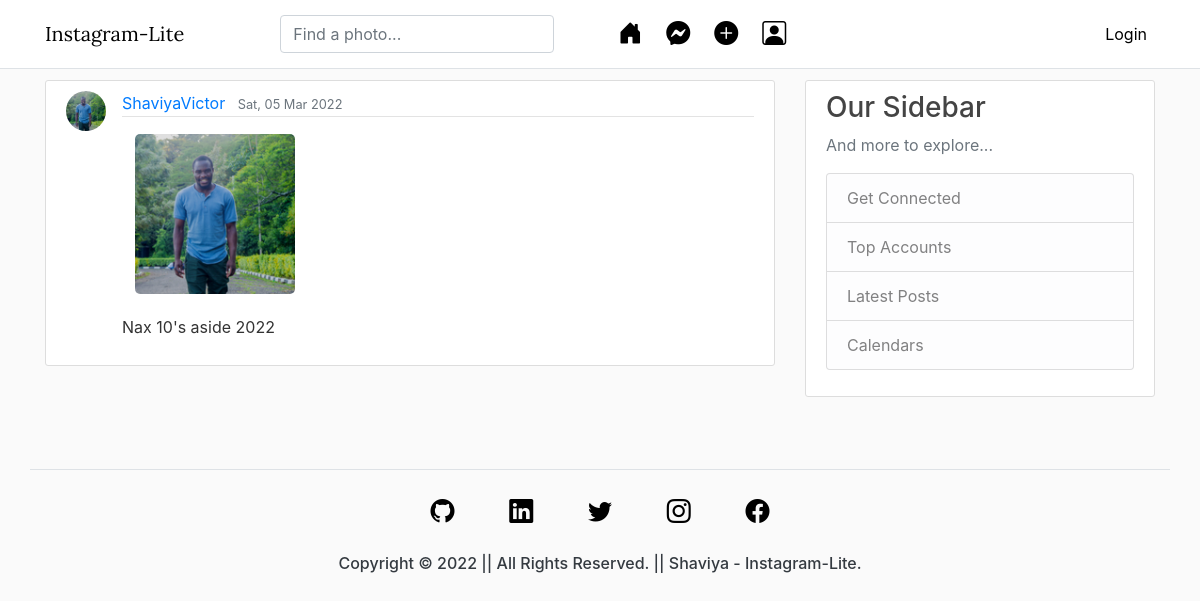
/, run on an earlier commit of the app's database.
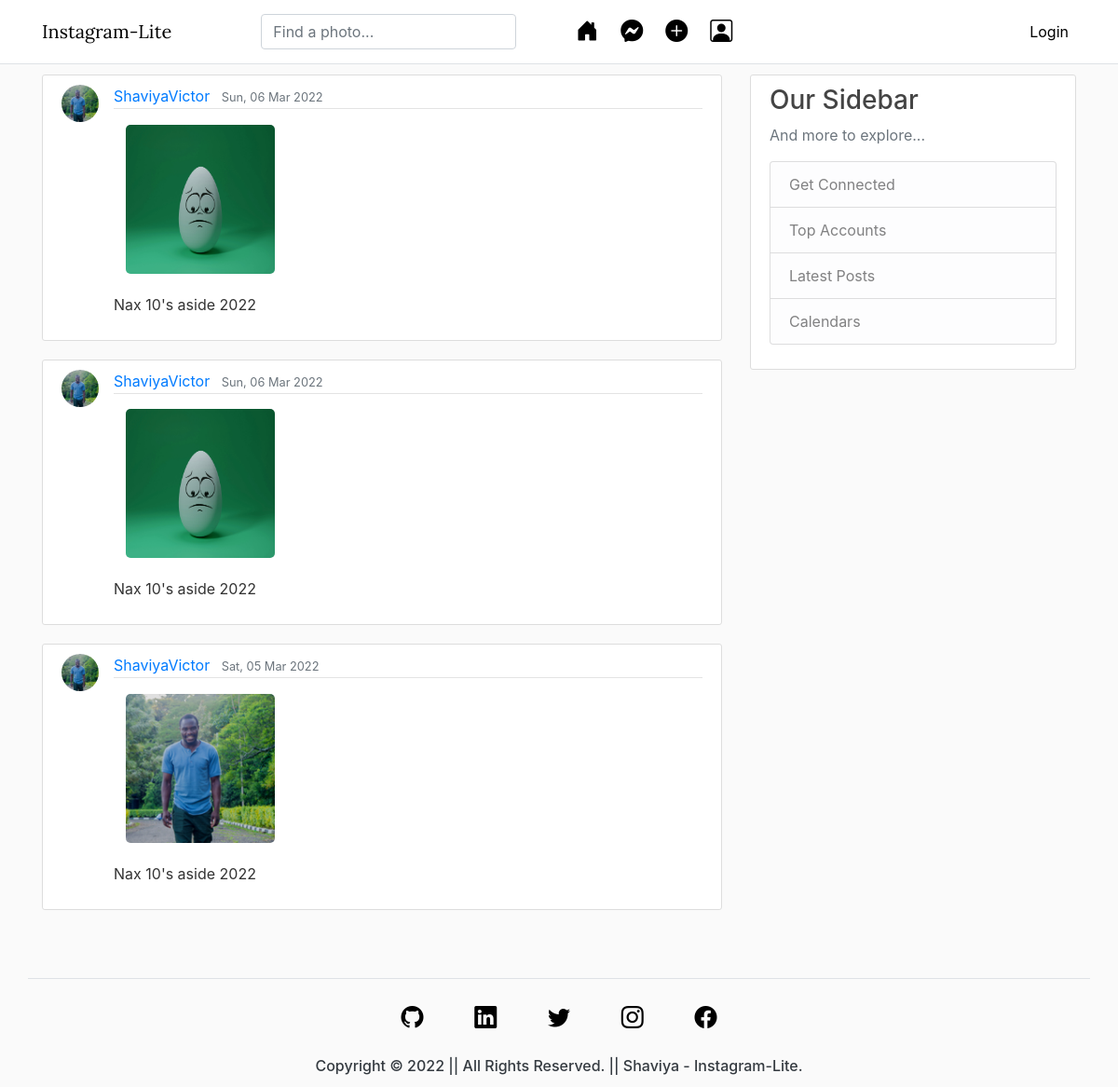
And on a later commit of the database.
### blog/models.py (models this page shows, shortened)
class Post(models.Model) :
  img_title = models.CharField(max_length=100)
  img_caption = models.CharField(max_length=500)
  profile = models.ForeignKey(User, on_delete=models.CASCADE)
  date_posted = models.DateTimeField(default=timezone.now)
  likes = models.ManyToManyField(User, blank=True, related_name='likes')
  dislikes = models.ManyToManyField(User, blank=True, related_name='dislikes')
  image = models.ImageField(upload_to='Images', null=True)
  class Meta :
    ordering = ['-date_posted']

### users/models.py (models this page shows, shortened)
class Profile(models.Model) :
    user = models.OneToOneField(User, on_delete=models.CASCADE)
    bio = models.CharField(max_length=150)
    profile_img = models.ImageField(default='default.jpg', upload_to='profile_pics')

### blog/views.py (the view)
# urls.py: path('', PostListView.as_view(), name='blog-home'),
class PostListView(ListView) :
  model = Post
  template_name = 'blog/home.html'
  context_object_name = 'posts'

### blog/templates/blog/home.html
{% extends "blog/base.html" %}
{% block content %}
  {% for post in posts %}
    <article class="media content-section">
      <img class="rounded-circle article-img" src="{{ post.profile.profile.profile_img.url }}" alt="">
      <div class="media-body">
        <div class="article-metadata">
          <a class="mr-2" href="#">{{ post.profile }}</a>
          <small class="text-muted">{{ post.date_posted | date:"D, d M Y" }}</small>
        </div>
        <a href="{% url 'post-detail' post.id %}">
          <img class="post-img" src="{{ post.image.url }}" alt="{{ post.img_title }}" style="border-radius: 5px; margin: 0.8em;">
        </a>
        <p class="article-content mt-2">{{ post.img_caption }}</p>
      </div>
    </article>
  {% endfor %}
{% endblock content %}

What changed in the data, as far as the page shows it:
added Post: profile.profile.profile_img (picture), profile "ShaviyaVictor", date_posted "Sun, 06 Mar 2022", image (placeholder picture), img_caption "Nax 10's aside 2022"
added Post: profile.profile.profile_img (picture), profile "ShaviyaVictor", date_posted "Sun, 06 Mar 2022", image (placeholder picture), img_caption "Nax 10's aside 2022"
